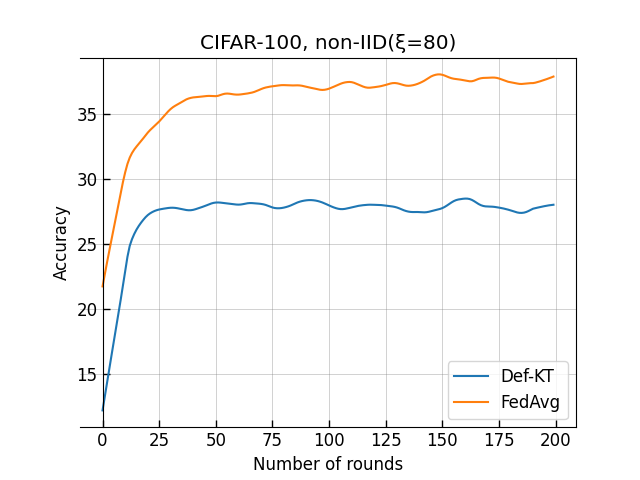

Recreate this plot in Python.
import sys
import os
import re
import matplotlib.pyplot as plt
from prettytable import PrettyTable
from matplotlib.font_manager import FontProperties
import matplotlib as mpl
import numpy as np
from statsmodels.nonparametric.smoothers_lowess import lowess

rounds = int(sys.argv[1])

def get_file_name():
    # 获取文件名和要查找的字符串数量参数
    if len(sys.argv) < 2:
        print("Usage: python compare.py file1 file2 file3 ...")
        sys.exit()

    file_list = []
    for i in range(2, len(sys.argv)):
        file_list.append(sys.argv[i])

    for file_name in file_list:
        if not os.path.isfile(file_name):
            print(f"Error: {file_name} does not exist.")
            sys.exit(1)
    
    return file_list

# 打开baseline文件并读取内容
def read_baseline_file(filename, num_of_strings):
    with open(filename, "r") as f:
        content = f.read()

    # 记录准确率
    acc_list = []
    pattern_acc = r"Test accuracy:\s*(\d+\.\d+)%"
    matches = re.findall(pattern_acc, content)
    length = num_of_strings
    if len(matches) < num_of_strings:
        length = len(matches)
    for i in range(length):
        acc_list.append(float(matches[i]))

    # 取最后十轮的loss平均值作为收敛loss
    pattern_loss = r"Test loss:\s*(\d+\.\d+)"
    matches = re.findall(pattern_loss, content)
    avg_loss = round(sum([float(matches[i]) for i in range(-10, 0)]) / 10, 2)
    
    # 记录acc最大值
    max_acc = max(acc_list)

    # 取最后十轮的acc平均值作为收敛acc，保留两位小数
    avg_acc = round(sum(acc_list[-10:]) / 10, 2)

    res = [acc_list, max_acc, avg_acc, avg_loss]

    return res

def read_single_DML_file(rounds, kt_file):
    with open(kt_file, "r") as f:
        content = f.read()
    acc_list = []
    pattern = r"--- All clients' test acc: \s*(\d+\.\d+)%"
    matches = re.findall(pattern, content)
    length = rounds
    if len(matches) < rounds:
        length = len(matches)
    for i in range(length):
        acc_list.append(float(matches[i]))

    # 取最后十轮的loss平均值作为收敛loss
    pattern_loss = r"--- All clients' test loss: \s*(\d+\.\d+)"
    matches = re.findall(pattern_loss, content)
    # avg_loss = round(sum([float(matches[i]) for i in range(-10, 0)]) / 10, 2)
    avg_loss = 1
    # 记录acc最大值
    max_acc = max(acc_list)
    # 取最后十轮的acc平均值作为收敛acc，保留两位小数
    avg_acc = round(sum(acc_list[-10:]) / 10, 2)
    # 取最后50条的DML loss平均值作为收敛DML loss
    pattern = r"--- DML_update_loss\(A model\) with Client:(\w+): (\d+\.\d+)"
    matches = re.findall(pattern, content)
    # avg_DML_loss = round(sum([float(matches[i][1]) for i in range(-40, 0)]) / 40, 2)
    avg_DML_loss=1
    res = [acc_list, max_acc, avg_acc, avg_loss, avg_DML_loss]
    return res
    
def read_DML_file(rounds, selected_file_names):
    data_list = []
    max_acc = {}
    avg_acc = {}
    avg_loss = {}
    avg_DML_loss = {}
    for filename in selected_file_names:
        with open(filename, "r") as f:
            content = f.read()

        acc_list = []
        pattern = r"--- All clients' test acc: \s*(\d+\.\d+)%"
        matches = re.findall(pattern, content)
        length = rounds
        if len(matches) < rounds:
            length = len(matches)
        for i in range(length):
            acc_list.append(float(matches[i]))
        data_list.append(acc_list)

        # 记录acc最大值
        max_acc[filename] = max(acc_list)
        # 取最后十轮的acc平均值作为收敛acc，保留两位小数
        avg_acc[filename] = round(sum([float(matches[i]) for i in range(-10, 0)]) / 10, 2)
        # 取最后十轮的loss平均值作为收敛loss
        pattern = r"--- All clients' test loss: \s*(\d+\.\d+)"
        matches = re.findall(pattern, content)
        avg_loss[filename] = round(sum([float(matches[i]) for i in range(-10, 0)]) / 10, 2)
        # 取最后50条的DML loss平均值作为收敛DML loss
        pattern = r"--- DML_update_loss\(A model\) with Client:(\w+): (\d+\.\d+)"
        matches = re.findall(pattern, content)
        avg_DML_loss[filename] = round(sum([float(matches[i][1]) for i in range(-40, 0)]) / 40, 2)

    res = [data_list, max_acc, avg_acc, avg_loss, avg_DML_loss]

    return res

def plt_config():
    # plt.rcParams['font.family'] = 'Times New Roman'
    plt.rcParams['font.size'] = 12

    ax = plt.gca()  # 获取当前轴对象

    # 设置刻度线的位置
    ax.tick_params(axis='both', which='both', direction='in', length=5, width=1)

    # 开启网格线
    ax.grid(True, linestyle='-', linewidth=0.5, color='gray', alpha=0.5)

    # 设置图例线条的长度
    handles, labels = ax.get_legend_handles_labels()
    for handle in handles:
        # handle.set_linewidth(1)
        pass

    # ax.spines['bottom'].set_position(('data', 0))   # 将两个坐标轴的位置设在数据点原点
    ax.spines['left'].set_position(('data', 0))

    return ax

# 定义平滑函数
def moving_average(x, y, window_size):
    window = np.ones(int(window_size))/float(window_size)
    y_smooth = np.convolve(y, window, 'same')
    return y_smooth

def draw_plot(rounds, kt_file, baseline_file):    
    res_list = []
    baseline_acc_list = []
    kt_acc_list =[]
    # 读取baseline的数据
    res_list = read_baseline_file(baseline_file, rounds)
    baseline_acc_list = res_list[0]
    # 读取kt的数据
    res_list = read_single_DML_file(rounds, kt_file)
    kt_acc_list = res_list[0]
    
    x = range(len(kt_acc_list))
    y = kt_acc_list
    y_smooth = lowess(y, x, frac=0.1, return_sorted=False)
    plt_config()
    plt.plot(x, y_smooth, label=f"Def-KT")

    x = range(len(baseline_acc_list))
    y = baseline_acc_list
    y_smooth = lowess(y, x, frac=0.1, return_sorted=False)
    plt_config()
    plt.plot(x, y_smooth, label=f"FedAvg")

    plt.legend()

    plt.title("CIFAR-100, non-IID(ξ=80)")
    plt.xlabel("Number of rounds")
    plt.ylabel("Accuracy")
    plt.savefig('compare.png')

def printTable(kt_file, baseline_file):
    res_list = []
    res_list = read_baseline_file(baseline_file, rounds)
    baseline_max_acc, baseline_avg_acc, baseline_avg_loss = res_list[1], res_list[2], res_list[3]

    res_list = read_single_DML_file(rounds, kt_file)
    max_acc, avg_acc, avg_loss, avg_DML_loss = res_list[1], res_list[2], res_list[3], res_list[4]

    # 创建表格对象并指定表头
    table = PrettyTable()
    # table.field_names = ["num", "max acc", "avg acc", "avg loss(CE)", "DML loss(CE+KL)", "备注"]
    table.field_names = ["num", "max acc", "avg acc", "avg loss(CE)", "DML loss(CE+KL)"]

    # 添加baseline数据行
    # table.add_row([baseline_file, baseline_max_acc, baseline_avg_acc, baseline_avg_loss, "-", "baseline, local epoch = 20"])
    table.add_row([baseline_file, baseline_max_acc, baseline_avg_acc, baseline_avg_loss, "-"])
    # 添加其他数据行
    table.add_row([kt_file, max_acc, avg_acc, avg_loss, avg_DML_loss])
    # 输出表格
    print(table)

filenames = get_file_name()
baseline_file = ""
kt_file = ""
for file in filenames:
    if "baseline" in file:
        baseline_file = file
        break
for file in filenames:
    if "kt" in file:
        kt_file= file
        break
draw_plot(rounds, kt_file, baseline_file)
printTable(kt_file, baseline_file)